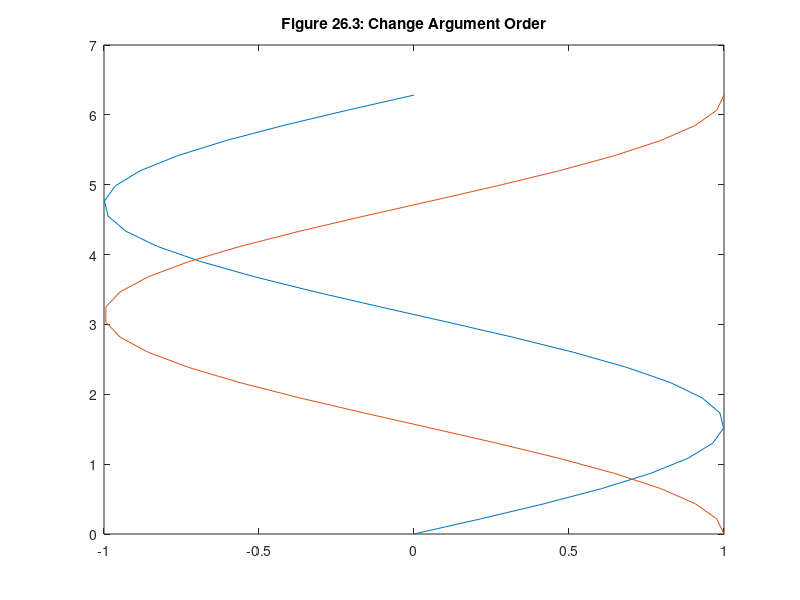

This chart was generated by the following MATLAB code:
% mm2603.m
x = linspace(0,2*pi,30);
y = sin(x);
z = cos(x);
W=[y;z];
plot(W,x) % plot x vs. the columns of W
title('Figure 26.3: Change Argument Order')
